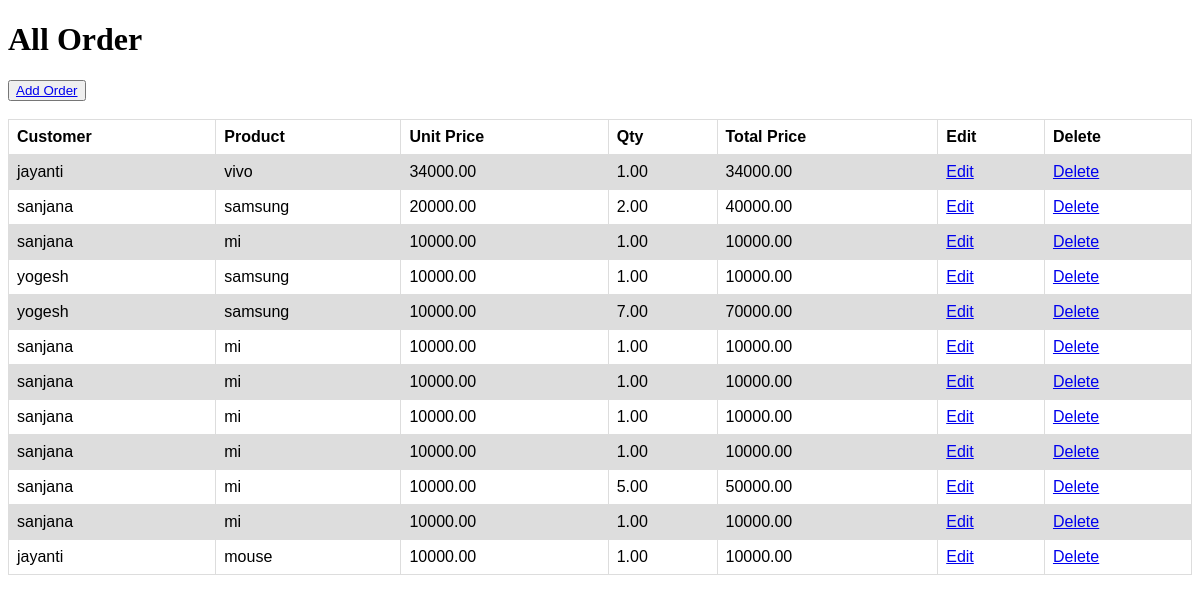
Screenshot of /all_order/ with the database file from the repository.
### order_app/models.py (models this page shows)
class Order(models.Model):
    customer_id=models.ForeignKey(Customer, on_delete = models.CASCADE)
    product_id=models.ForeignKey(Product, on_delete = models.CASCADE)
    price =models.DecimalField(max_digits=10, decimal_places=2)
    qty=models.DecimalField(max_digits=10, decimal_places=2)
    total_price=models.DecimalField(max_digits=10, decimal_places=2)
    created_at = models.DateTimeField(auto_now_add=True)

class Customer(models.Model):
    first_name=models.CharField(max_length=25)
    last_name=models.CharField(max_length=25)
    contact_no=models.IntegerField()
    pincode=models.IntegerField()
    def __str__(self):
        return self.first_name

class Product(models.Model):
    name=models.CharField(max_length=25)
    unit_price=models.DecimalField(max_digits=10, decimal_places=2)
    def __str__(self):
        return self.name

### order_app/views.py (the view)
# urls.py: path('all_order/',all_order,name='all_order'),
def all_order(request):
    order=Order.objects.all()
    return render(request,'product.html',{'order':order})

### order_app/templates/product.html (shortened to what this page needs)
<!DOCTYPE html>
<html lang="en">
<head>
</head>
<body>
    <h1>All Order</h1>
    <div>
        <button><a href="{% url 'index' %}">Add Order</a></button>
    </div><br>
    <table>
        <tr>
            <th>Customer</th>
            <th>Product</th>
            <th>Unit Price</th>
            <th>Qty</th>
            <th>Total Price</th>
            <th>Edit</th>
            <th>Delete</th>
        </tr>
        {% for i in order %}
        <tr>
            <td>{{i.customer_id}}</td>
            <td>{{i.product_id}}</td>
            <td>{{i.price}}</td>
            <td>{{i.qty}}</td>
            <td>{{i.total_price}}</td>
            <td><a href="{% url 'edit' id=i.id %}">Edit</a></td>
            <td><a href="{% url 'delete' id=i.id %}">Delete</a></td>
        </tr>
        {% endfor %}
    </table>
</body>
</html>

### order_app/templates/product.html (style rules this page uses)
table { font-family: arial, sans-serif; border-collapse: collapse; width: 100%; }
td, th { border: 1px solid #dddddd; text-align: left; padding: 8px; }
tr:nth-child(even) { background-color: #dddddd; }

### rows the page displays
Order: customer_id "jayanti", product_id "vivo", price "34000.00", qty "1.00", total_price "34000.00"
Order: customer_id "sanjana", product_id "samsung", price "20000.00", qty "2.00", total_price "40000.00"
Order: customer_id "sanjana", product_id "mi", price "10000.00", qty "1.00", total_price "10000.00"
Order: customer_id "yogesh", product_id "samsung", price "10000.00", qty "1.00", total_price "10000.00"
Order: customer_id "yogesh", product_id "samsung", price "10000.00", qty "7.00", total_price "70000.00"
Order: customer_id "sanjana", product_id "mi", price "10000.00", qty "1.00", total_price "10000.00"
Order: customer_id "sanjana", product_id "mi", price "10000.00", qty "1.00", total_price "10000.00"
Order: customer_id "sanjana", product_id "mi", price "10000.00", qty "1.00", total_price "10000.00"
Order: customer_id "sanjana", product_id "mi", price "10000.00", qty "1.00", total_price "10000.00"
Order: customer_id "sanjana", product_id "mi", price "10000.00", qty "5.00", total_price "50000.00"
Order: customer_id "sanjana", product_id "mi", price "10000.00", qty "1.00", total_price "10000.00"
Order: customer_id "jayanti", product_id "mouse", price "10000.00", qty "1.00", total_price "10000.00"
